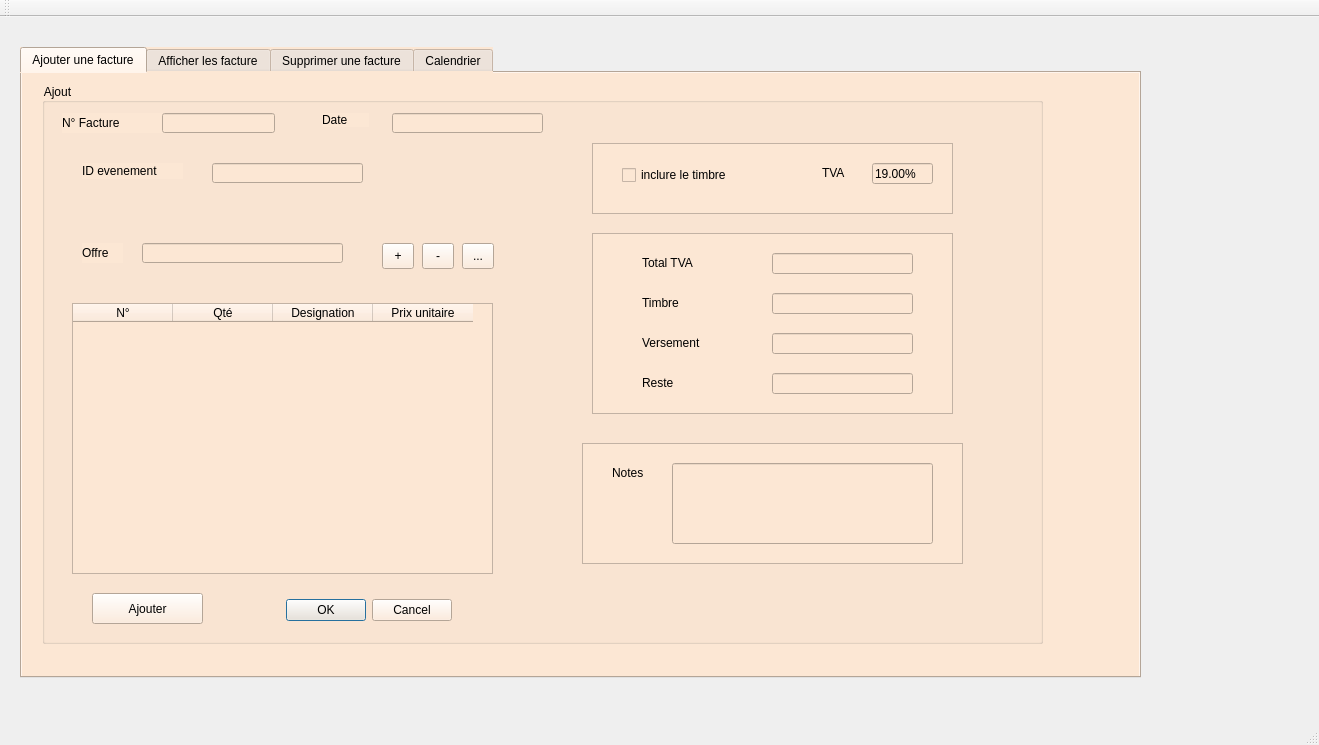
<?xml version="1.0" encoding="UTF-8"?>
<ui version="4.0">
 <class>MainWindow</class>
 <widget class="QMainWindow" name="MainWindow">
  <property name="geometry">
   <rect>
    <x>0</x>
    <y>0</y>
    <width>1319</width>
    <height>745</height>
   </rect>
  </property>
  <property name="windowTitle">
   <string>Gestion des Clients</string>
  </property>
  <widget class="QWidget" name="centralWidget">
   <widget class="QTabWidget" name="tabWidget">
    <property name="geometry">
     <rect>
      <x>20</x>
      <y>30</y>
      <width>1121</width>
      <height>631</height>
     </rect>
    </property>
    <property name="styleSheet">
     <string notr="true">background-color: rgb(252, 231, 212);</string>
    </property>
    <property name="currentIndex">
     <number>0</number>
    </property>
    <widget class="QWidget" name="tab">
     <attribute name="title">
      <string>Ajouter une facture</string>
     </attribute>
     <widget class="QGroupBox" name="af">
      <property name="geometry">
       <rect>
        <x>20</x>
        <y>10</y>
        <width>1001</width>
        <height>561</height>
       </rect>
      </property>
      <property name="title">
       <string>Ajout</string>
      </property>
      <widget class="QLabel" name="label">
       <property name="geometry">
        <rect>
         <x>20</x>
         <y>30</y>
         <width>101</width>
         <height>20</height>
        </rect>
       </property>
       <property name="text">
        <string>N° Facture</string>
       </property>
      </widget>
      <widget class="QLineEdit" name="nf">
       <property name="geometry">
        <rect>
         <x>120</x>
         <y>30</y>
         <width>113</width>
         <height>20</height>
        </rect>
       </property>
      </widget>
      <widget class="QPushButton" name="pb_ajouter">
       <property name="geometry">
        <rect>
         <x>50</x>
         <y>510</y>
         <width>111</width>
         <height>31</height>
        </rect>
       </property>
       <property name="text">
        <string>Ajouter</string>
       </property>
      </widget>
      <widget class="QLabel" name="label_10">
       <property name="geometry">
        <rect>
         <x>280</x>
         <y>30</y>
         <width>47</width>
         <height>14</height>
        </rect>
       </property>
       <property name="text">
        <string>Date</string>
       </property>
      </widget>
      <widget class="QLabel" name="label_12">
       <property name="geometry">
        <rect>
         <x>40</x>
         <y>80</y>
         <width>101</width>
         <height>16</height>
        </rect>
       </property>
       <property name="text">
        <string>ID evenement</string>
       </property>
      </widget>
      <widget class="QLabel" name="label_3">
       <property name="geometry">
        <rect>
         <x>40</x>
         <y>160</y>
         <width>41</width>
         <height>20</height>
        </rect>
       </property>
       <property name="text">
        <string>Offre</string>
       </property>
      </widget>
      <widget class="QToolButton" name="toolButton">
       <property name="geometry">
        <rect>
         <x>420</x>
         <y>160</y>
         <width>32</width>
         <height>26</height>
        </rect>
       </property>
       <property name="text">
        <string>...</string>
       </property>
      </widget>
      <widget class="QToolButton" name="toolButton_2">
       <property name="geometry">
        <rect>
         <x>340</x>
         <y>160</y>
         <width>32</width>
         <height>26</height>
        </rect>
       </property>
       <property name="text">
        <string>+</string>
       </property>
      </widget>
      <widget class="QToolButton" name="toolButton_3">
       <property name="geometry">
        <rect>
         <x>380</x>
         <y>160</y>
         <width>32</width>
         <height>26</height>
        </rect>
       </property>
       <property name="text">
        <string>-</string>
       </property>
      </widget>
      <widget class="QFrame" name="frame_2">
       <property name="geometry">
        <rect>
         <x>550</x>
         <y>60</y>
         <width>361</width>
         <height>71</height>
        </rect>
       </property>
       <property name="frameShape">
        <enum>QFrame::StyledPanel</enum>
       </property>
       <property name="frameShadow">
        <enum>QFrame::Raised</enum>
       </property>
       <widget class="QLabel" name="label_14">
        <property name="geometry">
         <rect>
          <x>230</x>
          <y>20</y>
          <width>31</width>
          <height>20</height>
         </rect>
        </property>
        <property name="text">
         <string>TVA</string>
        </property>
       </widget>
       <widget class="QLineEdit" name="lineEdit_3">
        <property name="geometry">
         <rect>
          <x>280</x>
          <y>20</y>
          <width>61</width>
          <height>21</height>
         </rect>
        </property>
        <property name="text">
         <string>19.00%</string>
        </property>
       </widget>
       <widget class="QCheckBox" name="checkBox">
        <property name="geometry">
         <rect>
          <x>30</x>
          <y>20</y>
          <width>151</width>
          <height>24</height>
         </rect>
        </property>
        <property name="text">
         <string>inclure le timbre</string>
        </property>
       </widget>
      </widget>
      <widget class="QFrame" name="frame_3">
       <property name="geometry">
        <rect>
         <x>550</x>
         <y>150</y>
         <width>361</width>
         <height>181</height>
        </rect>
       </property>
       <property name="frameShape">
        <enum>QFrame::StyledPanel</enum>
       </property>
       <property name="frameShadow">
        <enum>QFrame::Raised</enum>
       </property>
       <widget class="QLabel" name="label_17">
        <property name="geometry">
         <rect>
          <x>50</x>
          <y>20</y>
          <width>71</width>
          <height>20</height>
         </rect>
        </property>
        <property name="text">
         <string>Total TVA</string>
        </property>
       </widget>
       <widget class="QLineEdit" name="lineEdit_7">
        <property name="geometry">
         <rect>
          <x>180</x>
          <y>20</y>
          <width>141</width>
          <height>21</height>
         </rect>
        </property>
       </widget>
       <widget class="QLineEdit" name="lineEdit_8">
        <property name="geometry">
         <rect>
          <x>180</x>
          <y>60</y>
          <width>141</width>
          <height>21</height>
         </rect>
        </property>
       </widget>
       <widget class="QLineEdit" name="lineEdit_9">
        <property name="geometry">
         <rect>
          <x>180</x>
          <y>100</y>
          <width>141</width>
          <height>21</height>
         </rect>
        </property>
       </widget>
       <widget class="QLineEdit" name="lineEdit_10">
        <property name="geometry">
         <rect>
          <x>180</x>
          <y>140</y>
          <width>141</width>
          <height>21</height>
         </rect>
        </property>
       </widget>
       <widget class="QLabel" name="label_19">
        <property name="geometry">
         <rect>
          <x>50</x>
          <y>60</y>
          <width>71</width>
          <height>20</height>
         </rect>
        </property>
        <property name="text">
         <string>Timbre</string>
        </property>
       </widget>
       <widget class="QLabel" name="label_20">
        <property name="geometry">
         <rect>
          <x>50</x>
          <y>100</y>
          <width>81</width>
          <height>20</height>
         </rect>
        </property>
        <property name="text">
         <string>Versement</string>
        </property>
       </widget>
       <widget class="QLabel" name="label_21">
        <property name="geometry">
         <rect>
          <x>50</x>
          <y>140</y>
          <width>81</width>
          <height>20</height>
         </rect>
        </property>
        <property name="text">
         <string>Reste</string>
        </property>
       </widget>
      </widget>
      <widget class="QFrame" name="frame_4">
       <property name="geometry">
        <rect>
         <x>540</x>
         <y>360</y>
         <width>381</width>
         <height>121</height>
        </rect>
       </property>
       <property name="frameShape">
        <enum>QFrame::StyledPanel</enum>
       </property>
       <property name="frameShadow">
        <enum>QFrame::Raised</enum>
       </property>
       <widget class="QLabel" name="label_22">
        <property name="geometry">
         <rect>
          <x>30</x>
          <y>20</y>
          <width>101</width>
          <height>20</height>
         </rect>
        </property>
        <property name="text">
         <string>Notes</string>
        </property>
       </widget>
       <widget class="QLineEdit" name="lineEdit_11">
        <property name="geometry">
         <rect>
          <x>90</x>
          <y>20</y>
          <width>261</width>
          <height>81</height>
         </rect>
        </property>
       </widget>
      </widget>
      <widget class="QTableWidget" name="tablen">
       <property name="geometry">
        <rect>
         <x>30</x>
         <y>220</y>
         <width>421</width>
         <height>271</height>
        </rect>
       </property>
       <column>
        <property name="text">
         <string>N°</string>
        </property>
       </column>
       <column>
        <property name="text">
         <string>Qté</string>
        </property>
       </column>
       <column>
        <property name="text">
         <string>Designation</string>
        </property>
       </column>
       <column>
        <property name="text">
         <string>Prix unitaire</string>
        </property>
       </column>
      </widget>
      <widget class="QDialogButtonBox" name="buttonBox">
       <property name="geometry">
        <rect>
         <x>180</x>
         <y>510</y>
         <width>230</width>
         <height>34</height>
        </rect>
       </property>
       <property name="standardButtons">
        <set>QDialogButtonBox::Cancel|QDialogButtonBox::Ok</set>
       </property>
      </widget>
      <widget class="QLineEdit" name="ide">
       <property name="geometry">
        <rect>
         <x>170</x>
         <y>80</y>
         <width>151</width>
         <height>20</height>
        </rect>
       </property>
      </widget>
      <widget class="QLineEdit" name="off">
       <property name="geometry">
        <rect>
         <x>100</x>
         <y>160</y>
         <width>201</width>
         <height>20</height>
        </rect>
       </property>
      </widget>
      <widget class="QLineEdit" name="da">
       <property name="geometry">
        <rect>
         <x>350</x>
         <y>30</y>
         <width>151</width>
         <height>20</height>
        </rect>
       </property>
      </widget>
     </widget>
    </widget>
    <widget class="QWidget" name="tab_2">
     <attribute name="title">
      <string>Afficher les facture</string>
     </attribute>
     <widget class="QTableView" name="tab_fac">
      <property name="geometry">
       <rect>
        <x>10</x>
        <y>20</y>
        <width>261</width>
        <height>171</height>
       </rect>
      </property>
     </widget>
     <widget class="QLabel" name="label_6">
      <property name="geometry">
       <rect>
        <x>280</x>
        <y>20</y>
        <width>91</width>
        <height>20</height>
       </rect>
      </property>
      <property name="text">
       <string>N° Facture</string>
      </property>
     </widget>
     <widget class="QLabel" name="label_7">
      <property name="geometry">
       <rect>
        <x>300</x>
        <y>160</y>
        <width>47</width>
        <height>14</height>
       </rect>
      </property>
      <property name="text">
       <string>date</string>
      </property>
     </widget>
     <widget class="QLineEdit" name="nf2">
      <property name="geometry">
       <rect>
        <x>400</x>
        <y>20</y>
        <width>113</width>
        <height>20</height>
       </rect>
      </property>
     </widget>
     <widget class="QLineEdit" name="da2">
      <property name="geometry">
       <rect>
        <x>400</x>
        <y>160</y>
        <width>113</width>
        <height>20</height>
       </rect>
      </property>
     </widget>
     <widget class="QPushButton" name="modifier">
      <property name="geometry">
       <rect>
        <x>250</x>
        <y>210</y>
        <width>75</width>
        <height>23</height>
       </rect>
      </property>
      <property name="text">
       <string>modifier</string>
      </property>
     </widget>
     <widget class="QLabel" name="label_11">
      <property name="geometry">
       <rect>
        <x>280</x>
        <y>70</y>
        <width>71</width>
        <height>16</height>
       </rect>
      </property>
      <property name="text">
       <string>ID event</string>
      </property>
     </widget>
     <widget class="QLineEdit" name="ide2">
      <property name="geometry">
       <rect>
        <x>400</x>
        <y>70</y>
        <width>113</width>
        <height>20</height>
       </rect>
      </property>
     </widget>
     <widget class="QLabel" name="label_13">
      <property name="geometry">
       <rect>
        <x>280</x>
        <y>110</y>
        <width>81</width>
        <height>20</height>
       </rect>
      </property>
      <property name="text">
       <string>ID Offre</string>
      </property>
     </widget>
     <widget class="QLineEdit" name="off2">
      <property name="geometry">
       <rect>
        <x>400</x>
        <y>110</y>
        <width>113</width>
        <height>20</height>
       </rect>
      </property>
     </widget>
     <widget class="QPushButton" name="pushButton">
      <property name="geometry">
       <rect>
        <x>20</x>
        <y>210</y>
        <width>75</width>
        <height>23</height>
       </rect>
      </property>
      <property name="text">
       <string>Trier</string>
      </property>
     </widget>
     <widget class="QComboBox" name="comboBox">
      <property name="geometry">
       <rect>
        <x>90</x>
        <y>211</y>
        <width>131</width>
        <height>21</height>
       </rect>
      </property>
      <item>
       <property name="text">
        <string>par N°facture</string>
       </property>
      </item>
      <item>
       <property name="text">
        <string>par ID offre</string>
       </property>
      </item>
      <item>
       <property name="text">
        <string>par ID event</string>
       </property>
      </item>
      <item>
       <property name="text">
        <string>par Date</string>
       </property>
      </item>
     </widget>
     <widget class="QPushButton" name="pushButton_2">
      <property name="geometry">
       <rect>
        <x>20</x>
        <y>250</y>
        <width>75</width>
        <height>23</height>
       </rect>
      </property>
      <property name="text">
       <string>Rechercher</string>
      </property>
     </widget>
     <widget class="QComboBox" name="comboBox_2">
      <property name="geometry">
       <rect>
        <x>90</x>
        <y>251</y>
        <width>131</width>
        <height>21</height>
       </rect>
      </property>
      <item>
       <property name="text">
        <string>par N°Facture</string>
       </property>
      </item>
      <item>
       <property name="text">
        <string>par ID client</string>
       </property>
      </item>
      <item>
       <property name="text">
        <string>par ID event</string>
       </property>
      </item>
      <item>
       <property name="text">
        <string>par Date</string>
       </property>
      </item>
     </widget>
     <widget class="QPushButton" name="pushButton_3">
      <property name="geometry">
       <rect>
        <x>250</x>
        <y>240</y>
        <width>351</width>
        <height>41</height>
       </rect>
      </property>
      <property name="text">
       <string>Nombre des facture pour cette semaine</string>
      </property>
     </widget>
    </widget>
    <widget class="QWidget" name="tab_3">
     <attribute name="title">
      <string>Supprimer une facture</string>
     </attribute>
     <widget class="QLabel" name="label_2">
      <property name="geometry">
       <rect>
        <x>10</x>
        <y>70</y>
        <width>111</width>
        <height>20</height>
       </rect>
      </property>
      <property name="text">
       <string>ID_Facture</string>
      </property>
     </widget>
     <widget class="QLineEdit" name="supp">
      <property name="geometry">
       <rect>
        <x>140</x>
        <y>70</y>
        <width>113</width>
        <height>20</height>
       </rect>
      </property>
     </widget>
     <widget class="QPushButton" name="pb_supprimer">
      <property name="geometry">
       <rect>
        <x>80</x>
        <y>130</y>
        <width>75</width>
        <height>23</height>
       </rect>
      </property>
      <property name="text">
       <string>Supprimer</string>
      </property>
     </widget>
    </widget>
    <widget class="QWidget" name="tab_4">
     <attribute name="title">
      <string>Calendrier</string>
     </attribute>
    </widget>
   </widget>
  </widget>
  <widget class="QMenuBar" name="menuBar">
   <property name="geometry">
    <rect>
     <x>0</x>
     <y>0</y>
     <width>1319</width>
     <height>30</height>
    </rect>
   </property>
  </widget>
  <widget class="QToolBar" name="mainToolBar">
   <attribute name="toolBarArea">
    <enum>TopToolBarArea</enum>
   </attribute>
   <attribute name="toolBarBreak">
    <bool>false</bool>
   </attribute>
  </widget>
  <widget class="QStatusBar" name="statusBar"/>
 </widget>
 <layoutdefault spacing="6" margin="11"/>
 <resources/>
 <connections/>
</ui>
